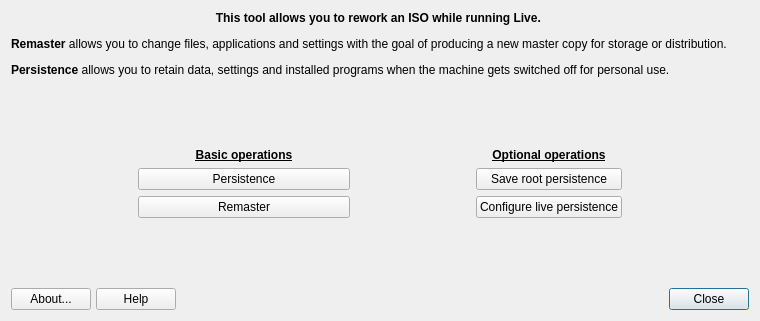
<?xml version="1.0" encoding="UTF-8"?>
<ui version="4.0">
 <class>MainWindow</class>
 <widget class="QDialog" name="MainWindow">
  <property name="geometry">
   <rect>
    <x>0</x>
    <y>0</y>
    <width>760</width>
    <height>321</height>
   </rect>
  </property>
  <property name="windowTitle">
   <string>MX Remastercc</string>
  </property>
  <property name="windowIcon">
   <iconset theme="preferences-desktop">
    <normaloff>.</normaloff>.</iconset>
  </property>
  <layout class="QGridLayout" name="gridLayout_2">
   <item row="0" column="0">
    <layout class="QGridLayout" name="gridLayout">
     <item row="8" column="2" colspan="2">
      <spacer name="verticalSpacer">
       <property name="orientation">
        <enum>Qt::Vertical</enum>
       </property>
       <property name="sizeType">
        <enum>QSizePolicy::MinimumExpanding</enum>
       </property>
       <property name="sizeHint" stdset="0">
        <size>
         <width>20</width>
         <height>20</height>
        </size>
       </property>
      </spacer>
     </item>
     <item row="5" column="0">
      <spacer name="horizontalSpacer">
       <property name="orientation">
        <enum>Qt::Horizontal</enum>
       </property>
       <property name="sizeType">
        <enum>QSizePolicy::MinimumExpanding</enum>
       </property>
       <property name="sizeHint" stdset="0">
        <size>
         <width>40</width>
         <height>20</height>
        </size>
       </property>
      </spacer>
     </item>
     <item row="5" column="2">
      <widget class="QPushButton" name="pushSetupPersistence">
       <property name="minimumSize">
        <size>
         <width>212</width>
         <height>0</height>
        </size>
       </property>
       <property name="text">
        <string>Persistence</string>
       </property>
       <property name="icon">
        <iconset theme="applications-development">
         <normaloff>.</normaloff>.</iconset>
       </property>
       <property name="autoDefault">
        <bool>true</bool>
       </property>
       <property name="flat">
        <bool>false</bool>
       </property>
      </widget>
     </item>
     <item row="1" column="0" colspan="7">
      <widget class="QLabel" name="labelDesc">
       <property name="text">
        <string>&lt;html&gt;&lt;head/&gt;&lt;body&gt;&lt;p align=&quot;center&quot;&gt;&lt;span style=&quot; font-weight:600;&quot;&gt;This tool allows you to rework an ISO while running Live. &lt;/span&gt;&lt;/p&gt;&lt;p&gt;&lt;span style=&quot; font-weight:600;&quot;&gt;Remaster&lt;/span&gt; allows you to change files, applications and settings with the goal of producing a new master copy for storage or distribution. &lt;/p&gt;&lt;p&gt;&lt;span style=&quot; font-weight:600;&quot;&gt;Persistence&lt;/span&gt; allows you to retain data, settings and installed programs when the machine gets switched off for personal use.&lt;/p&gt;&lt;/body&gt;&lt;/html&gt;</string>
       </property>
       <property name="wordWrap">
        <bool>true</bool>
       </property>
      </widget>
     </item>
     <item row="5" column="6">
      <spacer name="horizontalSpacer_2">
       <property name="orientation">
        <enum>Qt::Horizontal</enum>
       </property>
       <property name="sizeType">
        <enum>QSizePolicy::MinimumExpanding</enum>
       </property>
       <property name="sizeHint" stdset="0">
        <size>
         <width>40</width>
         <height>20</height>
        </size>
       </property>
      </spacer>
     </item>
     <item row="9" column="0" colspan="7">
      <layout class="QGridLayout" name="buttonBar" columnstretch="0,0,0,0,0,0,0,0,0">
       <property name="sizeConstraint">
        <enum>QLayout::SetDefaultConstraint</enum>
       </property>
       <property name="leftMargin">
        <number>0</number>
       </property>
       <property name="topMargin">
        <number>0</number>
       </property>
       <property name="rightMargin">
        <number>0</number>
       </property>
       <property name="bottomMargin">
        <number>0</number>
       </property>
       <property name="spacing">
        <number>5</number>
       </property>
       <item row="1" column="1">
        <widget class="QPushButton" name="pushHelp">
         <property name="sizePolicy">
          <sizepolicy hsizetype="Minimum" vsizetype="Preferred">
           <horstretch>0</horstretch>
           <verstretch>0</verstretch>
          </sizepolicy>
         </property>
         <property name="toolTip">
          <string>Display help </string>
         </property>
         <property name="text">
          <string>Help</string>
         </property>
         <property name="icon">
          <iconset theme="help-contents">
           <normaloff>.</normaloff>.</iconset>
         </property>
         <property name="shortcut">
          <string>Alt+H</string>
         </property>
         <property name="autoDefault">
          <bool>true</bool>
         </property>
        </widget>
       </item>
       <item row="1" column="5">
        <spacer name="horizontalSpacer2">
         <property name="orientation">
          <enum>Qt::Horizontal</enum>
         </property>
         <property name="sizeType">
          <enum>QSizePolicy::Expanding</enum>
         </property>
         <property name="sizeHint" stdset="0">
          <size>
           <width>100</width>
           <height>20</height>
          </size>
         </property>
        </spacer>
       </item>
       <item row="1" column="0">
        <widget class="QPushButton" name="pushAbout">
         <property name="sizePolicy">
          <sizepolicy hsizetype="Minimum" vsizetype="Preferred">
           <horstretch>0</horstretch>
           <verstretch>0</verstretch>
          </sizepolicy>
         </property>
         <property name="toolTip">
          <string>About this application</string>
         </property>
         <property name="text">
          <string>About...</string>
         </property>
         <property name="icon">
          <iconset theme="help-about">
           <normaloff>.</normaloff>.</iconset>
         </property>
         <property name="shortcut">
          <string>Alt+B</string>
         </property>
         <property name="autoDefault">
          <bool>true</bool>
         </property>
        </widget>
       </item>
       <item row="1" column="2">
        <spacer name="horizontalSpacer1">
         <property name="orientation">
          <enum>Qt::Horizontal</enum>
         </property>
         <property name="sizeType">
          <enum>QSizePolicy::Expanding</enum>
         </property>
         <property name="sizeHint" stdset="0">
          <size>
           <width>100</width>
           <height>20</height>
          </size>
         </property>
        </spacer>
       </item>
       <item row="1" column="8">
        <widget class="QPushButton" name="pushCancel">
         <property name="sizePolicy">
          <sizepolicy hsizetype="Minimum" vsizetype="Preferred">
           <horstretch>0</horstretch>
           <verstretch>0</verstretch>
          </sizepolicy>
         </property>
         <property name="toolTip">
          <string>Quit application</string>
         </property>
         <property name="text">
          <string>Close</string>
         </property>
         <property name="icon">
          <iconset theme="window-close">
           <normaloff>.</normaloff>.</iconset>
         </property>
         <property name="shortcut">
          <string>Alt+N</string>
         </property>
         <property name="autoDefault">
          <bool>true</bool>
         </property>
         <property name="default">
          <bool>true</bool>
         </property>
        </widget>
       </item>
       <item row="1" column="3">
        <widget class="QLabel" name="labelMX">
         <property name="maximumSize">
          <size>
           <width>32</width>
           <height>32</height>
          </size>
         </property>
         <property name="midLineWidth">
          <number>0</number>
         </property>
         <property name="text">
          <string/>
         </property>
         <property name="pixmap">
          <pixmap resource="images.qrc">:/icons/logo.svg</pixmap>
         </property>
         <property name="scaledContents">
          <bool>true</bool>
         </property>
        </widget>
       </item>
      </layout>
     </item>
     <item row="4" column="2">
      <widget class="QLabel" name="labelBasicOp">
       <property name="text">
        <string>&lt;html&gt;&lt;head/&gt;&lt;body&gt;&lt;p&gt;&lt;span style=&quot; font-weight:600; text-decoration: underline;&quot;&gt;Basic operations&lt;/span&gt;&lt;/p&gt;&lt;/body&gt;&lt;/html&gt;</string>
       </property>
       <property name="alignment">
        <set>Qt::AlignCenter</set>
       </property>
      </widget>
     </item>
     <item row="6" column="2">
      <widget class="QPushButton" name="pushRemaster">
       <property name="text">
        <string>Remaster</string>
       </property>
       <property name="icon">
        <iconset theme="gtk-cdrom">
         <normaloff>.</normaloff>.</iconset>
       </property>
       <property name="autoDefault">
        <bool>true</bool>
       </property>
      </widget>
     </item>
     <item row="5" column="3">
      <spacer name="horizontalSpacer_3">
       <property name="orientation">
        <enum>Qt::Horizontal</enum>
       </property>
       <property name="sizeHint" stdset="0">
        <size>
         <width>40</width>
         <height>20</height>
        </size>
       </property>
      </spacer>
     </item>
     <item row="5" column="4">
      <widget class="QPushButton" name="pushSaveRootPersist">
       <property name="text">
        <string>Save root persistence</string>
       </property>
       <property name="icon">
        <iconset theme="filesave">
         <normaloff>.</normaloff>.</iconset>
       </property>
       <property name="autoDefault">
        <bool>true</bool>
       </property>
      </widget>
     </item>
     <item row="4" column="4">
      <widget class="QLabel" name="labelOptionalOp">
       <property name="text">
        <string>&lt;html&gt;&lt;head/&gt;&lt;body&gt;&lt;p&gt;&lt;span style=&quot; font-weight:600; text-decoration: underline;&quot;&gt;Optional operations&lt;/span&gt;&lt;/p&gt;&lt;/body&gt;&lt;/html&gt;</string>
       </property>
       <property name="alignment">
        <set>Qt::AlignCenter</set>
       </property>
      </widget>
     </item>
     <item row="6" column="4">
      <widget class="QPushButton" name="pushConfigPersistence">
       <property name="text">
        <string>Configure live persistence</string>
       </property>
       <property name="icon">
        <iconset theme="applications-system">
         <normaloff>.</normaloff>.</iconset>
       </property>
       <property name="autoDefault">
        <bool>true</bool>
       </property>
      </widget>
     </item>
     <item row="2" column="0" colspan="7">
      <spacer name="verticalSpacer_2">
       <property name="orientation">
        <enum>Qt::Vertical</enum>
       </property>
       <property name="sizeType">
        <enum>QSizePolicy::MinimumExpanding</enum>
       </property>
       <property name="sizeHint" stdset="0">
        <size>
         <width>20</width>
         <height>20</height>
        </size>
       </property>
      </spacer>
     </item>
    </layout>
   </item>
  </layout>
 </widget>
 <tabstops>
  <tabstop>pushCancel</tabstop>
  <tabstop>pushSetupPersistence</tabstop>
  <tabstop>pushRemaster</tabstop>
  <tabstop>pushSaveRootPersist</tabstop>
  <tabstop>pushConfigPersistence</tabstop>
  <tabstop>pushAbout</tabstop>
  <tabstop>pushHelp</tabstop>
 </tabstops>
 <resources>
  <include location="images.qrc"/>
 </resources>
 <connections/>
</ui>
